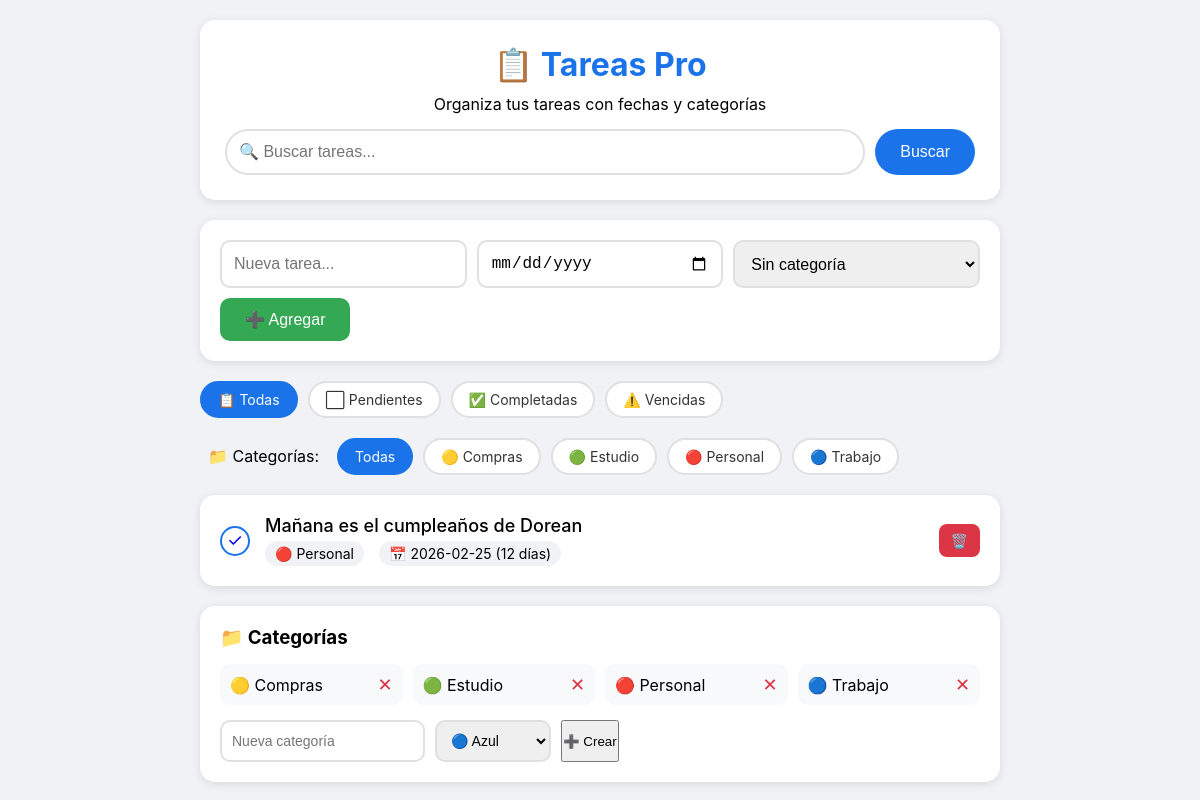
The page / on the database its author committed.
### tables this page shows
CREATE TABLE categorias (
            id INTEGER PRIMARY KEY AUTOINCREMENT,
            nombre TEXT UNIQUE NOT NULL,
            color TEXT DEFAULT '🔵'
        );

CREATE TABLE tareas (
            id INTEGER PRIMARY KEY AUTOINCREMENT,
            descripcion TEXT NOT NULL,
            fecha_limite DATE,
            categoria_id INTEGER,
            completada BOOLEAN DEFAULT 0,
            fecha_creacion TIMESTAMP DEFAULT CURRENT_TIMESTAMP,
            FOREIGN KEY (categoria_id) REFERENCES categorias (id)
        );

### app.py (the view)
@app.route('/')
def index():
    crear_tabla()  # Asegurar que existe la BD
    tareas = obtener_tareas()
    categorias = obtener_categorias()
    return render_template('index.html',
                         tareas=tareas,
                         categorias=categorias,
                         filtro_activo='todas')

### app.py (called while the page is built)
def obtener_categorias():
    conexion = sqlite3.connect(DB_NAME)
    cursor = conexion.cursor()
    cursor.execute("SELECT id, nombre, color FROM categorias ORDER BY nombre")
    categorias = cursor.fetchall()
    conexion.close()
    return categorias

### templates/index.html (shortened to what this page needs)
<!DOCTYPE html>
<html lang="es">
<head>
</head>
<body>
    <div class="container">
        <header>
            <h1>📋 Tareas Pro</h1>
            <p>Organiza tus tareas con fechas y categorías</p>
            <form class="search-bar" action="/buscar" method="get">
                <input type="text" name="q" placeholder="🔍 Buscar tareas..."
                       value="{{ busqueda or '' }}">
                <button type="submit">Buscar</button>
            </form>
        </header>
        <div class="add-task-card">
            <form action="/agregar" method="post" class="form-row">
                <input type="text" name="descripcion" placeholder="Nueva tarea..." required>
                <input type="date" name="fecha_limite">
                <select name="categoria_id">
                    <option value="">Sin categoría</option>
                </select>
                <button type="submit">➕ Agregar</button>
            </form>
        </div>
        <div class="filters">
            <a href="/filtrar?filtro=todas" class="filter-btn {% if filtro_activo == 'todas' %}active{% endif %}">
                📋 Todas
            </a>
            <a href="/filtrar?filtro=pendientes" class="filter-btn {% if filtro_activo == 'pendientes' %}active{% endif %}">
                ⬜ Pendientes
            </a>
            <a href="/filtrar?filtro=completadas" class="filter-btn {% if filtro_activo == 'completadas' %}active{% endif %}">
                ✅ Completadas
            </a>
            <a href="/filtrar?filtro=vencidas" class="filter-btn {% if filtro_activo == 'vencidas' %}active{% endif %}">
                ⚠️ Vencidas
            </a>
        </div>
        {% if categorias %}
        <div class="filters">
            <span style="padding: 8px;">📁 Categorías:</span>
            <a href="/filtrar?filtro=todas" class="filter-btn {% if filtro_activo == 'todas' %}active{% endif %}">
                Todas
            </a>
            {% for cat in categorias %}
                <a href="/filtrar?filtro=categoria&valor={{ cat[0] }}"
                   class="filter-btn {% if filtro_activo == 'categoria' and categoria_activa|int == cat[0] %}active{% endif %}">
                    {{ cat[2] }} {{ cat[1] }}
                </a>
            {% endfor %}
        </div>
        {% endif %}
        {% if tareas %}
            {% for tarea in tareas %}
                <div class="task-card {% if tarea[5] %}completed{% endif %}">
                    <div>
                        {% if tarea[5] %}
                            <a href="/descompletar/{{ tarea[0] }}" class="task-check completed">✓</a>
                        {% else %}
                            <a href="/completar/{{ tarea[0] }}" class="task-check">✓</a>
                        {% endif %}
                    </div>
                    <div class="task-content">
                        <div class="task-title {% if tarea[5] %}completed{% endif %}">
                            {{ tarea[1] }}
                        </div>
                        <div class="task-meta">
                            {% if tarea[3] %}
                                <span class="category-tag">{{ tarea[4] }} {{ tarea[3] }}</span>
                            {% endif %}
                            {% if tarea[2] %}
                                {% set dias = tarea[7] %}
                                {% set estado_fecha = tarea[8] %}
                                <span class="date-tag
                                    {% if estado_fecha == 'vencida' %}vencida{% elif estado_fecha == 'urge' or estado_fecha == 'hoy' %}urgente{% endif %}">
                                    📅 {{ tarea[2] }}
                                    {% if estado_fecha == 'vencida' and not tarea[5] %}
                                        (VENCIDA)
                                    {% elif estado_fecha == 'hoy' and not tarea[5] %}
                                        (¡HOY!)
                                    {% elif estado_fecha == 'urge' and not tarea[5] %}
                                        (¡URGE!)
                                    {% elif dias > 0 and not tarea[5] %}
                                        ({{ dias }} días)
                                    {% endif %}
                                </span>
                            {% endif %}
                        </div>
                    </div>
                    <div class="task-actions">
                        <a href="/borrar/{{ tarea[0] }}" class="btn-delete"
                           onclick="return confirm('¿Eliminar esta tarea?')">🗑️</a>
                    </div>
                </div>
            {% endfor %}
        {% else %}
            <div class="add-task-card" style="text-align: center;">
                <p style="color: #666;">📭 No hay tareas que mostrar</p>
            </div>
        {% endif %}
        <div class="categories-section">
            <h3>📁 Categorías</h3>
            <div class="categories-grid">
                {% for cat in categorias %}
                    <div class="category-item">
                        <span>{{ cat[2] }} {{ cat[1] }}</span>
                        <a href="/categoria/borrar/{{ cat[0] }}" class="delete-cat"
                           onclick="return confirm('¿Eliminar esta categoría?')">✕</a>
                    </div>
                {% endfor %}
            </div>
            <form action="/categoria/nueva" method="post" class="add-category">
                <input type="text" name="nombre" placeholder="Nueva categoría" required>
                <select name="color">
                    <option value="🔵" selected>🔵 Azul</option>
                </select>
                <button type="submit">➕ Crear</button>
            </form>
        </div>
    </div>
</body>
</html>

### templates/index.html (style rules this page uses)
* { margin: 0; padding: 0; box-sizing: border-box; }
body { font-family: -apple-system, BlinkMacSystemFont, 'Segoe UI', Roboto, Oxygen, Ubuntu, sans-serif; background: #f0f2f5; padding: 20px; min-height: 100vh; }
.container { max-width: 800px; margin: 0 auto; }
header { background: white; padding: 25px; border-radius: 15px; box-shadow: 0 2px 10px rgba(0,0,0,0.1); margin-bottom: 20px; text-align: center; }
h1 { color: #1a73e8; margin-bottom: 10px; }
.search-bar { display: flex; gap: 10px; margin-top: 15px; }
.search-bar input { flex: 1; padding: 12px; border: 2px solid #e0e0e0; border-radius: 25px; font-size: 16px; }
.search-bar button { background: #1a73e8; color: white; border: none; border-radius: 25px; padding: 12px 25px; font-size: 16px; cursor: pointer; }
.add-task-card { background: white; padding: 20px; border-radius: 15px; box-shadow: 0 2px 10px rgba(0,0,0,0.1); margin-bottom: 20px; }
.form-row { display: flex; gap: 10px; flex-wrap: wrap; }
.form-row input, .form-row select { flex: 1; min-width: 200px; padding: 12px; border: 2px solid #e0e0e0; border-radius: 10px; font-size: 16px; }
.form-row button { background: #34a853; color: white; border: none; border-radius: 10px; padding: 12px 25px; font-size: 16px; cursor: pointer; white-space: nowrap; }
.filters { display: flex; gap: 10px; margin-bottom: 20px; flex-wrap: wrap; }
.filter-btn { background: white; border: 2px solid #e0e0e0; border-radius: 20px; padding: 8px 16px; cursor: pointer; font-size: 14px; text-decoration: none; color: #333; }
.filter-btn.active { background: #1a73e8; border-color: #1a73e8; color: white; }
.task-card { background: white; padding: 20px; border-radius: 15px; box-shadow: 0 2px 10px rgba(0,0,0,0.1); margin-bottom: 10px; display: flex; align-items: center; gap: 15px; }
.task-check { width: 30px; height: 30px; border-radius: 50%; border: 2px solid #1a73e8; display: flex; align-items: center; justify-content: center; cursor: pointer; font-size: 18px; text-decoration: none; }
.task-content { flex: 1; }
.task-title { font-size: 18px; font-weight: 500; margin-bottom: 5px; }
.task-meta { display: flex; gap: 15px; flex-wrap: wrap; font-size: 14px; }
.category-tag { padding: 4px 10px; border-radius: 15px; background: #f0f2f5; }
.date-tag { padding: 4px 10px; border-radius: 15px; background: #f0f2f5; }
.task-actions { display: flex; gap: 10px; }
.btn-delete { background: #dc3545; color: white; border: none; border-radius: 8px; padding: 8px 12px; cursor: pointer; font-size: 14px; text-decoration: none; }
.categories-section { background: white; padding: 20px; border-radius: 15px; box-shadow: 0 2px 10px rgba(0,0,0,0.1); margin-top: 20px; }
.categories-grid { display: grid; grid-template-columns: repeat(auto-fill, minmax(150px, 1fr)); gap: 10px; margin: 15px 0; }
.category-item { display: flex; align-items: center; justify-content: space-between; padding: 10px; background: #f8f9fa; border-radius: 10px; }
.delete-cat { color: #dc3545; text-decoration: none; font-size: 18px; }
.add-category { display: flex; gap: 10px; margin-top: 15px; }
.add-category input, .add-category select { padding: 10px; border: 2px solid #e0e0e0; border-radius: 10px; font-size: 14px; }

### rows shown on the page
categorias: color "🟡", nombre "Compras"
categorias: color "🟢", nombre "Estudio"
categorias: color "🔴", nombre "Personal"
categorias: color "🔵", nombre "Trabajo"
tareas: descripcion "Mañana es el cumpleaños de Dorean", color "🔴", nombre "Personal", fecha_limite "2026-02-25", dias "12"
